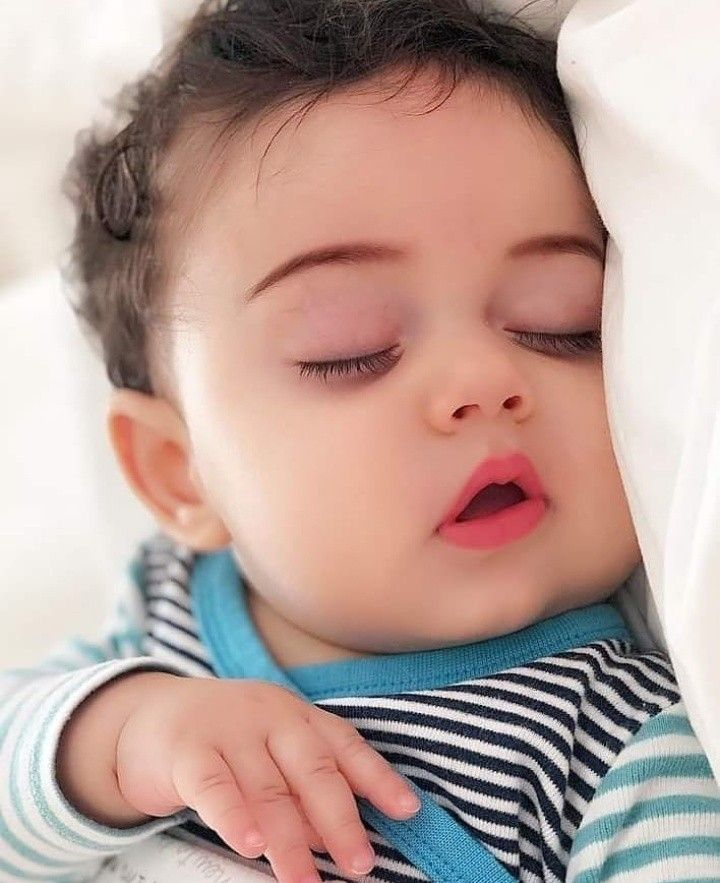
#> input picture Chapter 2 [ basic functions]/baby.jpg, 720 x 883 px
$ python canny.py
#> lines starting #> are read from the running program, lines starting #| are printed output that depends on the picture
import cv2


img = cv2.imread("baby.jpg")
#> img is the input picture: shape (883, 720, 3); mean B, G, R 151.3, 158.9, 184.5

imgCanny = cv2.Canny(img,50,70)
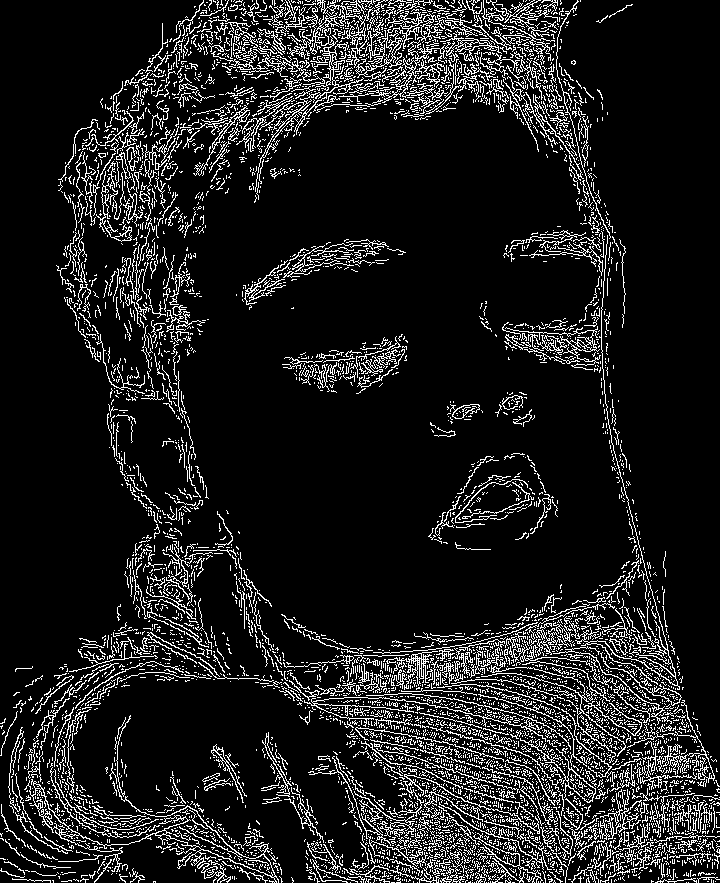
#> imgCanny: shape (883, 720); 11.7% white in thin lines or dots

cv2.imshow("Canny image", imgCanny)

cv2.waitKey(0)
